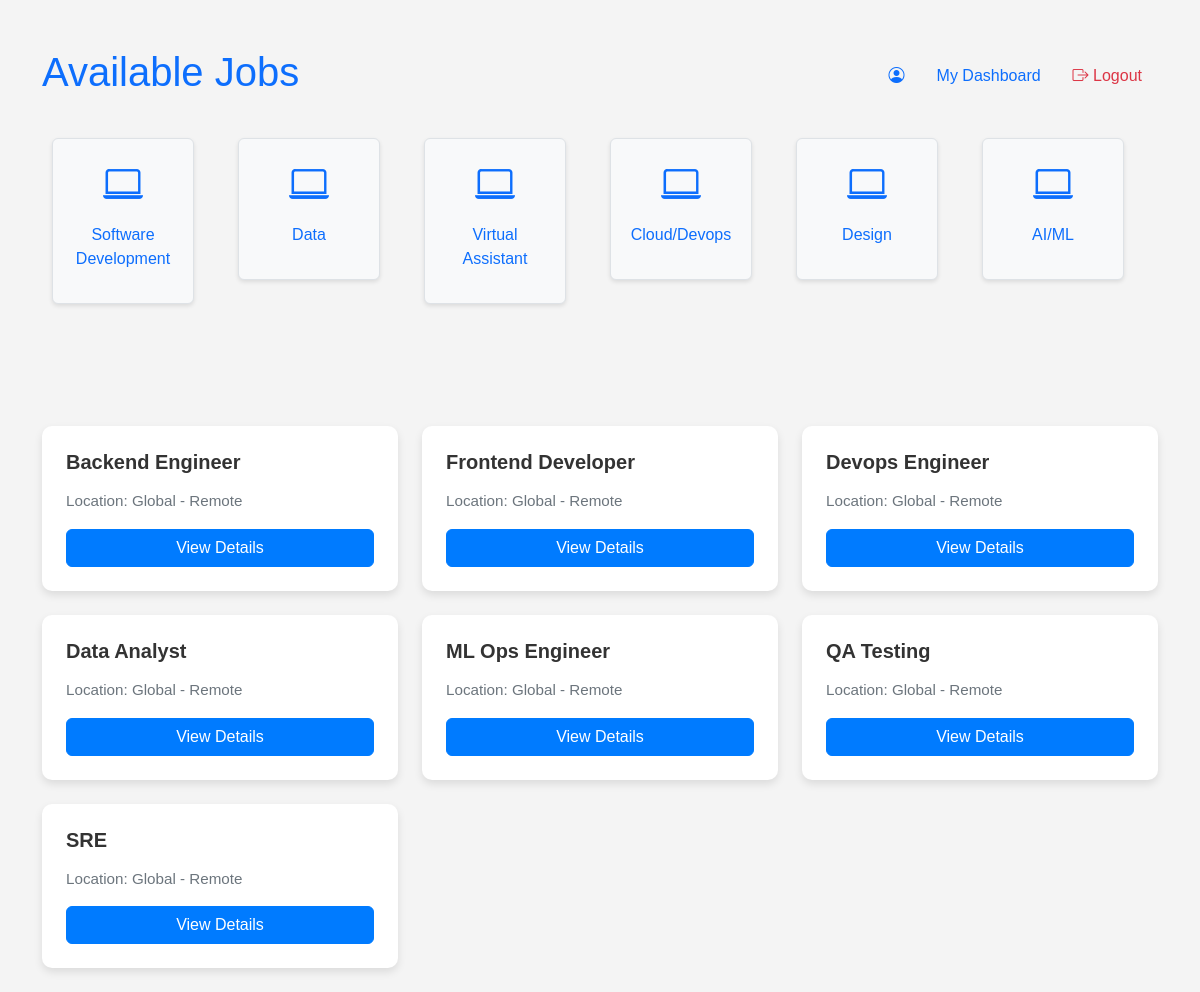
/job_listing/, run on an earlier commit of the app's database.
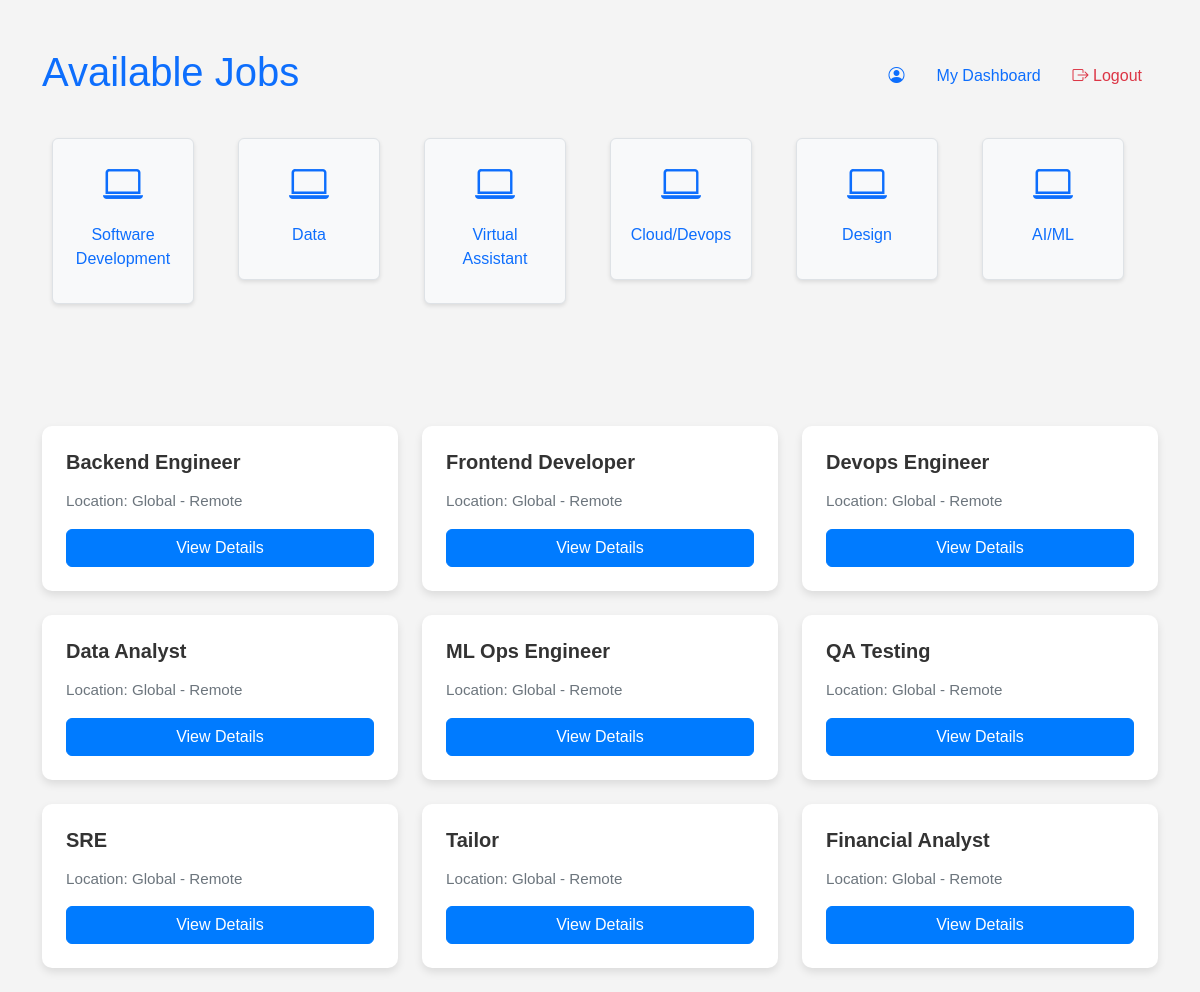
And on a later commit of the database.
### remote/models.py (models this page shows, shortened)
class Category(models.Model):
    name = models.CharField(max_length=100)
    description = models.TextField()
    slug = models.SlugField(unique=True)

class Job(models.Model):
    title = models.CharField(max_length=100)
    description = models.TextField()
    location = models.CharField(max_length=30)
    company_name = models.CharField(max_length=100)
    created_at = models.DateTimeField(auto_now_add=True)
    recruiter = models.ForeignKey(Profile, on_delete=models.CASCADE)
    category = models.ForeignKey(Category, on_delete=models.CASCADE, default=1)
    featured = models.BooleanField(default=False)
    views_count = models.IntegerField(default=0)

### remote/views.py (the view)
# urls.py: path('job_listing/', views.job_listing, name='job_listing'),
def job_listing(request):
    category = Category.objects.all()  # Get all categories
    jobs = Job.objects.all()  # Get all jobs
    context = {
        'category': category,  # Updated variable name
        'jobs': jobs
    }
    return render(request, 'job_listing.html', context)

### remote/templates/job_listing.html (shortened to what this page needs)
<!DOCTYPE html>
<html lang="en">
<head>
    {% load static %}
    <link href="https://cdn.jsdelivr.net/npm/bootstrap@5.3.0-alpha1/dist/css/bootstrap.min.css" rel="stylesheet">
    <link href="https://cdnjs.cloudflare.com/ajax/libs/bootstrap-icons/1.8.1/font/bootstrap-icons.min.css" rel="stylesheet">
    <link rel="stylesheet" href="{% static 'css/job_listing.css' %}">
</head>
<body>
    <div class="container mt-5">
        <header class="d-flex justify-content-between align-items-center mb-4">
            <h1 class="text-primary">Available Jobs</h1>
            <nav>
                <ul class="nav">
                    <li class="nav-item">
                        <a class="nav-link active" aria-current="page" href="{% url 'get_profile' user.profile.id %}">
                            <i class="bi bi-person-circle"></i> {{ user.username }}
                        </a>
                    </li>
                    <li class="nav-item">
                        <a class="nav-link" href="{% url 'jobs_dashboard' %}">My Dashboard</a>
                    </li>
                    <li class="nav-item">
                        <a class="nav-link text-danger" href="/logout/"><i class="bi bi-box-arrow-right"></i> Logout</a>
                    </li>
                </ul>
            </nav>
        </header>
        <div class="row text-center mb-5">
            <div class="row text-center mb-5">
                {% for category in category %}
                    <div class="col-md-2 col-6 mb-3">
                        <a href="#" class="text-decoration-none" data-category="{{ category.slug }}">
                            <div class="p-3 border rounded bg-light category-card">
                                <i class="bi bi-laptop fs-1 text-primary"></i>
                                <p class="mt-2">{{ category.name }}</p>
                            </div>
                        </a>
                    </div>
                {% endfor %}
            </div>
        </div>
        <div class="row">
            {% for job in jobs %}
                <div class="col-md-4 mb-4">
                    <div class="card h-100">
                        <div class="card-body">
                            <h5 class="card-title">{{ job.title }}</h5>
                            <p class="card-text">Location: {{ job.location }}</p>
                            <a href="{% url 'job_details' job.id %}" class="btn btn-outline-primary">
                                 View Details
                            </a>
                        </div>
                    </div>
                </div>
            {% endfor %}
        </div>
    </div>
</body>
</html>

### remote/static/css/job_listing.css (style rules this page uses)
body { margin: 0; padding: 0; font-family: Arial, sans-serif; background-color: #f4f4f4; }
.category-card { background-color: #ffffff; border: 1px solid #ced4da; border-radius: 25px; padding: 20px; margin: 10px; flex: 1 1 calc(25% - 20px); text-align: center; box-shadow: 0 2px 4px rgba(0, 0, 0, 0.1); transition: transform 0.2s, box-shadow 0.2s; }

### remote/templates/job_listing.html (style rules this page uses)
.card { border: none; border-radius: 10px; box-shadow: 0 4px 8px rgba(0, 0, 0, 0.1); transition: transform 0.3s, box-shadow 0.3s; }
.card-body { padding: 1.5rem; }
.card-title { font-weight: bold; font-size: 1.25rem; color: #333; }
.card-text { color: #6c757d; font-size: 0.95rem; }
.btn-outline-primary { background-color: #007bff; color: white; border-color: #007bff; width: 100%; }

What changed in the data, as far as the page shows it:
added Job: title "Tailor", location "Global - Remote"
added Job: title "Financial Analyst", location "Global - Remote"
